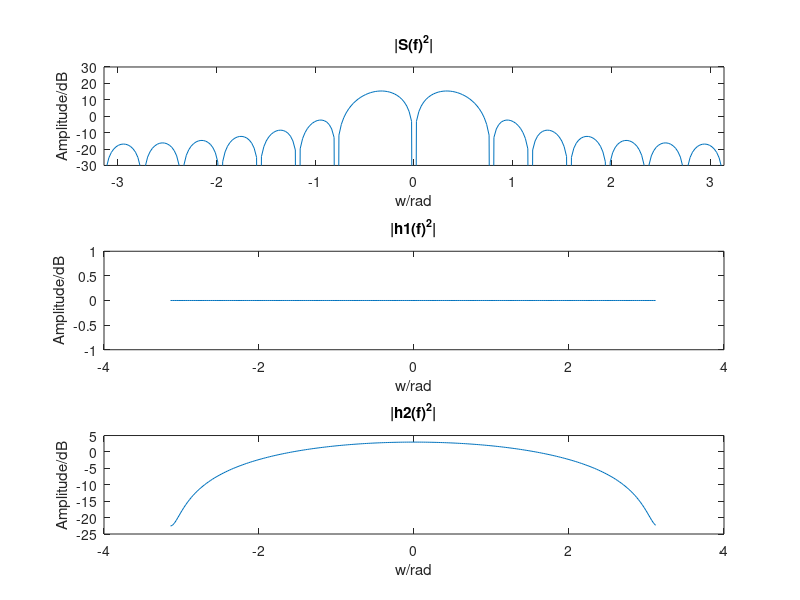

The MATLAB script that drew this image: (Note: this script raises an error after producing the figure.)
%% define constance
n = 0:15;
N= 256;
fc = 1/16;
A = (1/2)^(1/2);
sn = A*sin(2*pi*fc*n);
hn1 =1;
hn2 = (1/1.81)^(1/2)*[1, 0.9];
omega = -pi:2*pi/256:255*pi/256;

%% p2
sf = 10*log10((abs(fft(sn,N))).^2); 
s = sf(129:256);
sf = [s, sf(1:128)];
hf1 = 10*log10((abs(fft(hn1, N))).^2); 
hf2 = 10*log10((abs(fft(hn2, N))).^2);
h = hf2(129:256);
hf2 = [h, hf2(1:128)];
figure(1) 
subplot(3,1,1) 
plot(omega,sf)
title('|S(f)^2|')
xlabel('w/rad')
ylabel('Amplitude/dB')
axis([-pi pi -30 30]) 
subplot(3,1,2) 
plot(omega,hf1)
title('|h1(f)^2|')
xlabel('w/rad')
ylabel('Amplitude/dB')
subplot(3,1,3) 
plot(omega,hf2)
title('|h2(f)^2|')
xlabel('w/rad')
ylabel('Amplitude/dB')


%% p3
%1st
d1=4; 
PF1=0:0.0001:0.5; 
a1=Qinv(PF1); 
PD1=Q(a1-d1^(1/2)); 

%2nd
C=eye(16); 
for m=1:16 
    for n=1:16 
        if abs(m-n)==1  
            C(m,n)=0.9/1.81; 
            C(n,m)=0.9/1.81; 
        end 
    end 
end 
d2=sn/C*sn'; 
PF2=0:0.0001:0.5; 
a2=Qinv(PF2); 
PD2=Q(a2-d2^(1/2)); 
 
% 3rd
ETH1=sn*sn'; 
varTH0=sn*C*sn'; 
d3=ETH1^2/varTH0; 
PF3=0:0.0001:0.95; 
a3=Qinv(PF3); 
PD3=Q(a3-d3^(1/2)); 

figure(2) 
probpaper(PF1,PD1, 'b') 
hold on 
probpaper(PF2,PD2, 'r') 
probpaper(PF3,PD3, 'y')